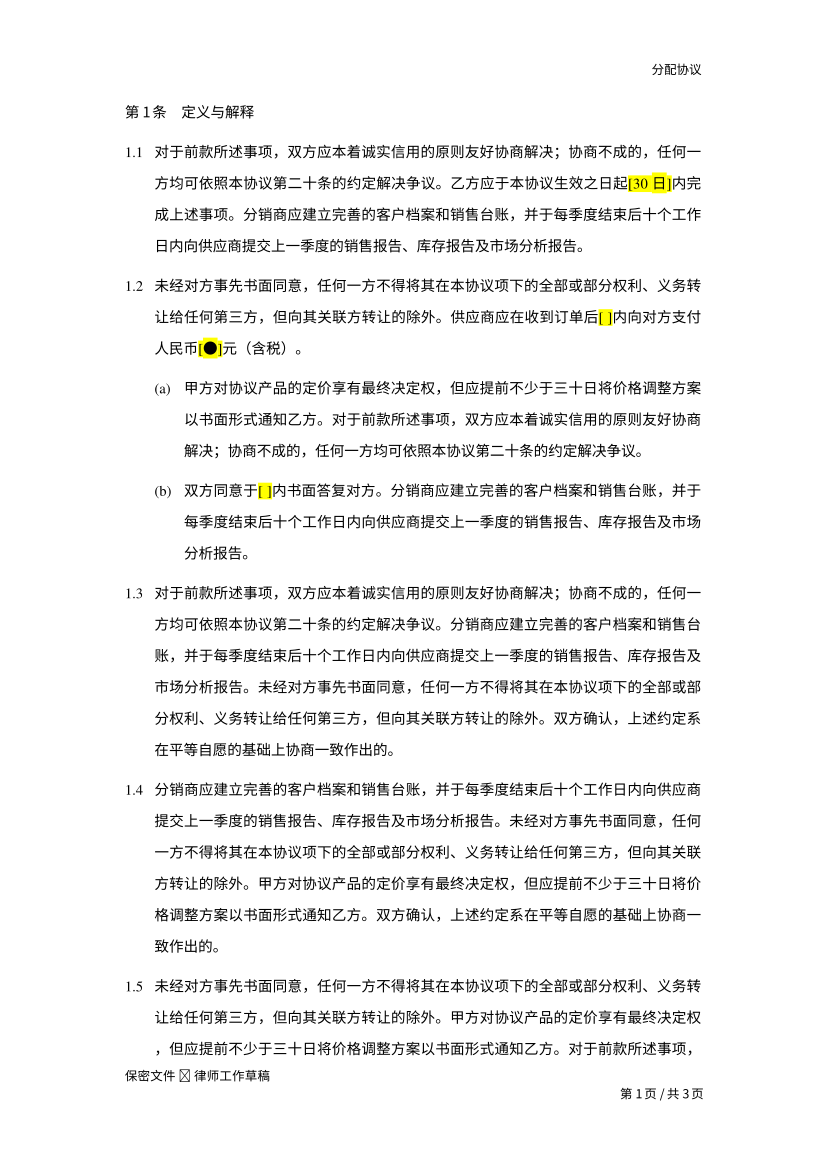

Generate this figure with Python:
"""生成测试夹具 contract-cn.pdf：中文律所合同草稿的 3 页（版面仿照 Word 导出的分配协议）。
  - 五号字（10.5pt）、1.5 倍行距：基线间距 22.6pt，是字号的 2.15 倍；条款之间段后 6pt；
  - 多级编号、悬挂缩进："1.1⇥正文…" 编号在 90pt，正文与续行在 111.3pt；"(a)⇥…" 编号在 111.3pt，正文在 132.6pt；
    编号 "10.12" 比悬挂缩进宽，首行正文被推到下一个制表位，续行仍从 111.3pt 起排；
  - 方括号占位符 [ ]、[30 日]、[●] 以黄色突出显示：每个文字片段背后一个紧贴的填充矩形（英文 12pt 高、中文 15pt 高）；
  - 第 1 条款 1.3 从第 1 页末跨到第 2 页；
  - 页眉 "分配协议"（右）；页脚两行：左 "保密文件 · 律师工作草稿"、右 "第 N 页 / 共 3 页"，第一行页脚距正文末行只有约 6pt。
易错点：按"行距 ≤ 1.75 倍字号"合并段落时每一行都成了一段；"1.1"不在列表符号里、续行对不上编号所在的左边界；
高亮矩形被当成矢量图 / 行内小图标，占位符连同里面的文字被截成图片；页脚上方没有明显空白，两行页脚留在正文里、截断跨页的条款。
标准答案（每个条款的全文）写在 contract-cn.truth.json。"""
import json, os, sys
from reportlab.pdfgen import canvas
from reportlab.pdfbase import pdfmetrics
from reportlab.pdfbase.cidfonts import UnicodeCIDFont

W, H = 595.3, 841.9
out = sys.argv[1] if len(sys.argv) > 1 else "contract-cn.pdf"
pdfmetrics.registerFont(UnicodeCIDFont("STSong-Light"))
CJK, LAT = "STSong-Light", "Times-Roman"
SIZE, PITCH, AFTER = 10.5, 22.6, 6.0
LEFT, RIGHT = 90.0, 505.3
c = canvas.Canvas(out, pagesize=(W, H))

PH = {"[ ]", "[30 日]", "[●]"}


def runs_of(text):
    """按字体切分：中文（含全角标点）用宋体，其余用 Times；占位符单独成段（突出显示）"""
    out, i = [], 0
    while i < len(text):
        hit = next((p for p in PH if text.startswith(p, i)), None)
        if hit:
            for ch_run in split_font(hit): out.append((ch_run[0], ch_run[1], True))
            i += len(hit); continue
        j = i
        while j < len(text) and not any(text.startswith(p, j) for p in PH): j += 1
        for r in split_font(text[i:j]): out.append((r[0], r[1], False))
        i = j
    return out


def split_font(s):
    res = []
    for ch in s:
        f = CJK if ord(ch) > 0x2E80 or ch in "●" else LAT
        if res and res[-1][1] == f: res[-1][0] += ch
        else: res.append([ch, f])
    return [(t, f) for t, f in res]


def width(t, f):
    return pdfmetrics.stringWidth(t, f, SIZE)


def wrap(text, first_w, rest_w):
    """按宽度折行（逐字），返回每行的文字"""
    lines, cur, avail = [], "", first_w
    for ch in text:
        if cur and sum(width(t, f) for t, f, _ in runs_of(cur + ch)) > avail:
            lines.append(cur); cur, avail = "", rest_w
        cur += ch
    if cur: lines.append(cur)
    return lines


class Page:
    def __init__(self):
        self.n = 0
        self.y = 0.0

    def new(self):
        if self.n: footer(self.n); c.showPage()
        self.n += 1
        self.y = 84.1
        c.setFont(CJK, 9); c.drawString(469.6, H - 52.9, "分配协议")


pg = Page()


def footer(n):
    c.setFont(CJK, 9); c.drawString(LEFT, H - 777.9, "保密文件 · 律师工作草稿")
    s = f"第 {n} 页 / 共 3 页"
    c.drawString(RIGHT - sum(pdfmetrics.stringWidth(ch, CJK if ord(ch) > 0x2E80 else CJK, 9) for ch in s), H - 790.8, s)


def draw_line(x, base, text, justify_to=None):
    rs = runs_of(text)
    nat = sum(width(t, f) for t, f, _ in rs)
    n = len(text)
    cs = (justify_to - x - nat) / max(1, n - 1) if justify_to else 0.0
    for t, f, hl in rs:
        w = width(t, f) + cs * len(t)
        if hl:
            h = 15.0 if f == CJK else 12.0
            top = base - (11.5 if f == CJK else 9.4)
            c.setFillColorRGB(1, 1, 0); c.rect(x, H - top - h, w, h, stroke=0, fill=1); c.setFillColorRGB(0, 0, 0)
        to = c.beginText(x, H - base); to.setFont(f, SIZE); to.setCharSpace(cs); to.textOut(t); c.drawText(to)
        x += w


def clause(label, text, label_x, text_x, cont_x=None):
    """悬挂缩进的条款：编号在 label_x，首行正文在 text_x，续行在 cont_x（默认同 text_x）"""
    cont_x = cont_x if cont_x is not None else text_x
    lines = wrap(text, RIGHT - text_x, RIGHT - cont_x)
    for k, ln in enumerate(lines):
        if pg.y > 765: pg.new()
        if k == 0:
            c.setFont(LAT, SIZE); c.drawString(label_x, H - pg.y, label)
        x = text_x if k == 0 else cont_x
        draw_line(x, pg.y, ln, RIGHT if k < len(lines) - 1 else None)
        pg.y += PITCH
    pg.y += AFTER
    truth.append(label + text)


truth = []
S = [
    "对于前款所述事项，双方应本着诚实信用的原则友好协商解决；协商不成的，任何一方均可依照本协议第二十条的约定解决争议。",
    "分销商应建立完善的客户档案和销售台账，并于每季度结束后十个工作日内向供应商提交上一季度的销售报告、库存报告及市场分析报告。",
    "未经对方事先书面同意，任何一方不得将其在本协议项下的全部或部分权利、义务转让给任何第三方，但向其关联方转让的除外。",
    "甲方对协议产品的定价享有最终决定权，但应提前不少于三十日将价格调整方案以书面形式通知乙方。",
]
pg.new()
c.setFont(CJK, 10.5); c.drawString(LEFT, H - pg.y, "第 1 条　定义与解释"); pg.y += PITCH + AFTER
clause("1.1", S[0] + "乙方应于本协议生效之日起[30 日]内完成上述事项。" + S[1], LEFT, 111.3)
clause("1.2", S[2] + "供应商应在收到订单后[ ]内向对方支付人民币[●]元（含税）。", LEFT, 111.3)
clause("(a)", S[3] + S[0], 111.3, 132.6)
clause("(b)", "双方同意于[ ]内书面答复对方。" + S[1], 111.3, 132.6)
for k in range(3):
    clause(f"1.{3 + k}", S[k % 4] + S[(k + 1) % 4] + S[(k + 2) % 4] + "双方确认，上述约定系在平等自愿的基础上协商一致作出的。", LEFT, 111.3)
# 编号比悬挂缩进宽：首行正文推到下一个制表位（90 + 2 × 21.3）
clause("10.12", S[1] + "乙方应于本协议生效之日起[30 日]内向对方交付相关文件。" + S[3], LEFT, LEFT + 42.6, 111.3)
for k in range(12):
    clause(f"2.{k + 1}", S[(k + 1) % 4] + S[(k + 3) % 4] + ("供应商应在收到订单后[ ]内书面答复对方。" if k % 2 else ""), LEFT, 111.3)
footer(pg.n)
c.save()
assert pg.n == 3, pg.n
json.dump(truth, open(os.path.splitext(out)[0] + ".truth.json", "w"), ensure_ascii=False, indent=0)
